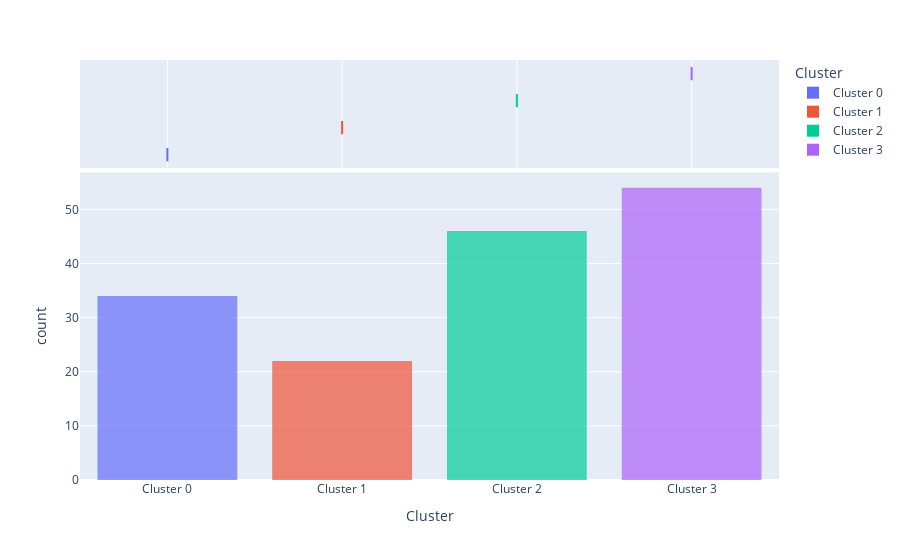

Here is the notebook cell this chart was saved with:
### Markdown cell above
Distribution Plot

### Code cell
plot_model(kmeans, plot = 'distribution') #to see size of clusters

### Figure 1 — Plotly figure (JSON) as saved in the notebook; plotly's stock layout.template omitted (floating-point values rounded to 4 significant figures; data arrays with more than 128 entries replaced by an {"elided": "..."} marker saying what was removed)
{"data": [{"alignmentgroup": "True", "bingroup": "x", "hovertemplate": "Cluster=%{x}<br>count=%{y}<extra></extra>", "legendgroup": "Cluster 0", "marker": {"color": "#636efa", "opacity": 0.7}, "name": "Cluster 0", "offsetgroup": "Cluster 0", "orientation": "v", "showlegend": true, "type": "histogram", "x": ["Cluster 0", "Cluster 0", "Cluster 0", "Cluster 0", "Cluster 0", "Cluster 0", "Cluster 0", "Cluster 0", "Cluster 0", "Cluster 0", "Cluster 0", "Cluster 0", "Cluster 0", "Cluster 0", "Cluster 0", "Cluster 0", "Cluster 0", "Cluster 0", "Cluster 0", "Cluster 0", "Cluster 0", "Cluster 0", "Cluster 0", "Cluster 0", "Cluster 0", "Cluster 0", "Cluster 0", "Cluster 0", "Cluster 0", "Cluster 0", "Cluster 0", "Cluster 0", "Cluster 0", "Cluster 0"], "xaxis": "x", "yaxis": "y"}, {"alignmentgroup": "True", "customdata": {"elided": "34x9 mixed values"}, "hovertemplate": "Cluster=%{x}<br>Overall rank=%{customdata[0]}<br>Country or region=%{customdata[1]}<br>Score=%{customdata[2]}<br>GDP per capita=%{customdata[3]}<br>Social support=%{customdata[4]}<br>Healthy life expectancy=%{customdata[5]}<br>Freedom to make life choices=%{customdata[6]}<br>Generosity=%{customdata[7]}<br>Perceptions of corruption=%{customdata[8]}<extra></extra>", "legendgroup": "Cluster 0", "marker": {"color": "#636efa"}, "name": "Cluster 0", "notched": true, "offsetgroup": "Cluster 0", "showlegend": false, "type": "box", "x": ["Cluster 0", "Cluster 0", "Cluster 0", "Cluster 0", "Cluster 0", "Cluster 0", "Cluster 0", "Cluster 0", "Cluster 0", "Cluster 0", "Cluster 0", "Cluster 0", "Cluster 0", "Cluster 0", "Cluster 0", "Cluster 0", "Cluster 0", "Cluster 0", "Cluster 0", "Cluster 0", "Cluster 0", "Cluster 0", "Cluster 0", "Cluster 0", "Cluster 0", "Cluster 0", "Cluster 0", "Cluster 0", "Cluster 0", "Cluster 0", "Cluster 0", "Cluster 0", "Cluster 0", "Cluster 0"], "xaxis": "x2", "yaxis": "y2"}, {"alignmentgroup": "True", "bingroup": "x", "hovertemplate": "Cluster=%{x}<br>count=%{y}<extra></extra>", "legendgroup": "Cluster 1", "marker": {"color": "#EF553B", "opacity": 0.7}, "name": "Cluster 1", "offsetgroup": "Cluster 1", "orientation": "v", "showlegend": true, "type": "histogram", "x": ["Cluster 1", "Cluster 1", "Cluster 1", "Cluster 1", "Cluster 1", "Cluster 1", "Cluster 1", "Cluster 1", "Cluster 1", "Cluster 1", "Cluster 1", "Cluster 1", "Cluster 1", "Cluster 1", "Cluster 1", "Cluster 1", "Cluster 1", "Cluster 1", "Cluster 1", "Cluster 1", "Cluster 1", "Cluster 1"], "xaxis": "x", "yaxis": "y"}, {"alignmentgroup": "True", "customdata": {"elided": "22x9 mixed values"}, "hovertemplate": "Cluster=%{x}<br>Overall rank=%{customdata[0]}<br>Country or region=%{customdata[1]}<br>Score=%{customdata[2]}<br>GDP per capita=%{customdata[3]}<br>Social support=%{customdata[4]}<br>Healthy life expectancy=%{customdata[5]}<br>Freedom to make life choices=%{customdata[6]}<br>Generosity=%{customdata[7]}<br>Perceptions of corruption=%{customdata[8]}<extra></extra>", "legendgroup": "Cluster 1", "marker": {"color": "#EF553B"}, "name": "Cluster 1", "notched": true, "offsetgroup": "Cluster 1", "showlegend": false, "type": "box", "x": ["Cluster 1", "Cluster 1", "Cluster 1", "Cluster 1", "Cluster 1", "Cluster 1", "Cluster 1", "Cluster 1", "Cluster 1", "Cluster 1", "Cluster 1", "Cluster 1", "Cluster 1", "Cluster 1", "Cluster 1", "Cluster 1", "Cluster 1", "Cluster 1", "Cluster 1", "Cluster 1", "Cluster 1", "Cluster 1"], "xaxis": "x2", "yaxis": "y2"}, {"alignmentgroup": "True", "bingroup": "x", "hovertemplate": "Cluster=%{x}<br>count=%{y}<extra></extra>", "legendgroup": "Cluster 2", "marker": {"color": "#00cc96", "opacity": 0.7}, "name": "Cluster 2", "offsetgroup": "Cluster 2", "orientation": "v", "showlegend": true, "type": "histogram", "x": ["Cluster 2", "Cluster 2", "Cluster 2", "Cluster 2", "Cluster 2", "Cluster 2", "Cluster 2", "Cluster 2", "Cluster 2", "Cluster 2", "Cluster 2", "Cluster 2", "Cluster 2", "Cluster 2", "Cluster 2", "Cluster 2", "Cluster 2", "Cluster 2", "Cluster 2", "Cluster 2", "Cluster 2", "Cluster 2", "Cluster 2", "Cluster 2", "Cluster 2", "Cluster 2", "Cluster 2", "Cluster 2", "Cluster 2", "Cluster 2", "Cluster 2", "Cluster 2", "Cluster 2", "Cluster 2", "Cluster 2", "Cluster 2", "Cluster 2", "Cluster 2", "Cluster 2", "Cluster 2", "Cluster 2", "Cluster 2", "Cluster 2", "Cluster 2", "Cluster 2", "Cluster 2"], "xaxis": "x", "yaxis": "y"}, {"alignmentgroup": "True", "customdata": {"elided": "46x9 mixed values"}, "hovertemplate": "Cluster=%{x}<br>Overall rank=%{customdata[0]}<br>Country or region=%{customdata[1]}<br>Score=%{customdata[2]}<br>GDP per capita=%{customdata[3]}<br>Social support=%{customdata[4]}<br>Healthy life expectancy=%{customdata[5]}<br>Freedom to make life choices=%{customdata[6]}<br>Generosity=%{customdata[7]}<br>Perceptions of corruption=%{customdata[8]}<extra></extra>", "legendgroup": "Cluster 2", "marker": {"color": "#00cc96"}, "name": "Cluster 2", "notched": true, "offsetgroup": "Cluster 2", "showlegend": false, "type": "box", "x": ["Cluster 2", "Cluster 2", "Cluster 2", "Cluster 2", "Cluster 2", "Cluster 2", "Cluster 2", "Cluster 2", "Cluster 2", "Cluster 2", "Cluster 2", "Cluster 2", "Cluster 2", "Cluster 2", "Cluster 2", "Cluster 2", "Cluster 2", "Cluster 2", "Cluster 2", "Cluster 2", "Cluster 2", "Cluster 2", "Cluster 2", "Cluster 2", "Cluster 2", "Cluster 2", "Cluster 2", "Cluster 2", "Cluster 2", "Cluster 2", "Cluster 2", "Cluster 2", "Cluster 2", "Cluster 2", "Cluster 2", "Cluster 2", "Cluster 2", "Cluster 2", "Cluster 2", "Cluster 2", "Cluster 2", "Cluster 2", "Cluster 2", "Cluster 2", "Cluster 2", "Cluster 2"], "xaxis": "x2", "yaxis": "y2"}, {"alignmentgroup": "True", "bingroup": "x", "hovertemplate": "Cluster=%{x}<br>count=%{y}<extra></extra>", "legendgroup": "Cluster 3", "marker": {"color": "#ab63fa", "opacity": 0.7}, "name": "Cluster 3", "offsetgroup": "Cluster 3", "orientation": "v", "showlegend": true, "type": "histogram", "x": ["Cluster 3", "Cluster 3", "Cluster 3", "Cluster 3", "Cluster 3", "Cluster 3", "Cluster 3", "Cluster 3", "Cluster 3", "Cluster 3", "Cluster 3", "Cluster 3", "Cluster 3", "Cluster 3", "Cluster 3", "Cluster 3", "Cluster 3", "Cluster 3", "Cluster 3", "Cluster 3", "Cluster 3", "Cluster 3", "Cluster 3", "Cluster 3", "Cluster 3", "Cluster 3", "Cluster 3", "Cluster 3", "Cluster 3", "Cluster 3", "Cluster 3", "Cluster 3", "Cluster 3", "Cluster 3", "Cluster 3", "Cluster 3", "Cluster 3", "Cluster 3", "Cluster 3", "Cluster 3", "Cluster 3", "Cluster 3", "Cluster 3", "Cluster 3", "Cluster 3", "Cluster 3", "Cluster 3", "Cluster 3", "Cluster 3", "Cluster 3", "Cluster 3", "Cluster 3", "Cluster 3", "Cluster 3"], "xaxis": "x", "yaxis": "y"}, {"alignmentgroup": "True", "customdata": {"elided": "54x9 mixed values"}, "hovertemplate": "Cluster=%{x}<br>Overall rank=%{customdata[0]}<br>Country or region=%{customdata[1]}<br>Score=%{customdata[2]}<br>GDP per capita=%{customdata[3]}<br>Social support=%{customdata[4]}<br>Healthy life expectancy=%{customdata[5]}<br>Freedom to make life choices=%{customdata[6]}<br>Generosity=%{customdata[7]}<br>Perceptions of corruption=%{customdata[8]}<extra></extra>", "legendgroup": "Cluster 3", "marker": {"color": "#ab63fa"}, "name": "Cluster 3", "notched": true, "offsetgroup": "Cluster 3", "showlegend": false, "type": "box", "x": ["Cluster 3", "Cluster 3", "Cluster 3", "Cluster 3", "Cluster 3", "Cluster 3", "Cluster 3", "Cluster 3", "Cluster 3", "Cluster 3", "Cluster 3", "Cluster 3", "Cluster 3", "Cluster 3", "Cluster 3", "Cluster 3", "Cluster 3", "Cluster 3", "Cluster 3", "Cluster 3", "Cluster 3", "Cluster 3", "Cluster 3", "Cluster 3", "Cluster 3", "Cluster 3", "Cluster 3", "Cluster 3", "Cluster 3", "Cluster 3", "Cluster 3", "Cluster 3", "Cluster 3", "Cluster 3", "Cluster 3", "Cluster 3", "Cluster 3", "Cluster 3", "Cluster 3", "Cluster 3", "Cluster 3", "Cluster 3", "Cluster 3", "Cluster 3", "Cluster 3", "Cluster 3", "Cluster 3", "Cluster 3", "Cluster 3", "Cluster 3", "Cluster 3", "Cluster 3", "Cluster 3", "Cluster 3"], "xaxis": "x2", "yaxis": "y2"}], "layout": {"autosize": true, "barmode": "relative", "legend": {"title": {"text": "Cluster"}, "tracegroupgap": 0}, "margin": {"t": 60}, "xaxis": {"anchor": "y", "autorange": true, "categoryarray": ["Cluster 0", "Cluster 1", "Cluster 2", "Cluster 3"], "categoryorder": "array", "domain": [0, 1], "range": [-0.5, 3.5], "title": {"text": "Cluster"}, "type": "category"}, "xaxis2": {"anchor": "y2", "autorange": true, "domain": [0, 1], "matches": "x", "range": [-0.5, 3.5], "showgrid": true, "showticklabels": false, "type": "category"}, "yaxis": {"anchor": "x", "autorange": true, "domain": [0, 0.7326], "range": [0, 56.84], "title": {"text": "count"}}, "yaxis2": {"anchor": "x2", "autorange": true, "domain": [0.7426, 1], "matches": "y2", "range": [-0.5, 3.5], "showgrid": false, "showline": false, "showticklabels": false, "ticks": "", "type": "category"}}}
